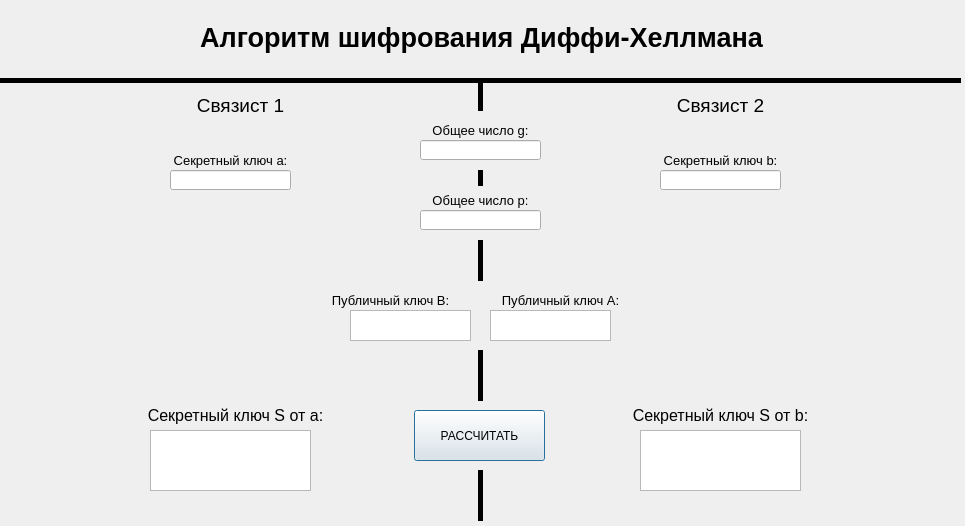
<?xml version="1.0" encoding="UTF-8"?>
<ui version="4.0">
 <class>Dialog</class>
 <widget class="QDialog" name="Dialog">
  <property name="geometry">
   <rect>
    <x>0</x>
    <y>0</y>
    <width>965</width>
    <height>526</height>
   </rect>
  </property>
  <property name="windowTitle">
   <string>Алгоритм Диффи-Хеллмана</string>
  </property>
  <widget class="Line" name="line">
   <property name="geometry">
    <rect>
     <x>470</x>
     <y>80</y>
     <width>20</width>
     <height>31</height>
    </rect>
   </property>
   <property name="font">
    <font>
     <pointsize>8</pointsize>
     <weight>50</weight>
     <bold>false</bold>
    </font>
   </property>
   <property name="frameShadow">
    <enum>QFrame::Plain</enum>
   </property>
   <property name="lineWidth">
    <number>5</number>
   </property>
   <property name="orientation">
    <enum>Qt::Vertical</enum>
   </property>
  </widget>
  <widget class="Line" name="line_2">
   <property name="geometry">
    <rect>
     <x>0</x>
     <y>70</y>
     <width>961</width>
     <height>20</height>
    </rect>
   </property>
   <property name="frameShadow">
    <enum>QFrame::Plain</enum>
   </property>
   <property name="lineWidth">
    <number>5</number>
   </property>
   <property name="orientation">
    <enum>Qt::Horizontal</enum>
   </property>
  </widget>
  <widget class="QLabel" name="label">
   <property name="geometry">
    <rect>
     <x>6</x>
     <y>12</y>
     <width>951</width>
     <height>51</height>
    </rect>
   </property>
   <property name="font">
    <font>
     <pointsize>20</pointsize>
     <weight>75</weight>
     <bold>true</bold>
    </font>
   </property>
   <property name="text">
    <string>Алгоритм шифрования Диффи-Хеллмана</string>
   </property>
   <property name="alignment">
    <set>Qt::AlignCenter</set>
   </property>
  </widget>
  <widget class="QLabel" name="label_2">
   <property name="geometry">
    <rect>
     <x>10</x>
     <y>90</y>
     <width>461</width>
     <height>31</height>
    </rect>
   </property>
   <property name="font">
    <font>
     <pointsize>14</pointsize>
     <weight>50</weight>
     <italic>false</italic>
     <bold>false</bold>
     <underline>false</underline>
     <strikeout>false</strikeout>
    </font>
   </property>
   <property name="text">
    <string>Связист 1</string>
   </property>
   <property name="alignment">
    <set>Qt::AlignCenter</set>
   </property>
  </widget>
  <widget class="QLabel" name="label_3">
   <property name="geometry">
    <rect>
     <x>490</x>
     <y>90</y>
     <width>461</width>
     <height>31</height>
    </rect>
   </property>
   <property name="font">
    <font>
     <pointsize>14</pointsize>
     <weight>50</weight>
     <italic>false</italic>
     <bold>false</bold>
     <underline>false</underline>
     <strikeout>false</strikeout>
    </font>
   </property>
   <property name="text">
    <string>Связист 2</string>
   </property>
   <property name="alignment">
    <set>Qt::AlignCenter</set>
   </property>
  </widget>
  <widget class="QLabel" name="label_4">
   <property name="geometry">
    <rect>
     <x>410</x>
     <y>120</y>
     <width>141</width>
     <height>20</height>
    </rect>
   </property>
   <property name="font">
    <font>
     <pointsize>10</pointsize>
     <weight>50</weight>
     <bold>false</bold>
    </font>
   </property>
   <property name="text">
    <string>Общее число g:</string>
   </property>
   <property name="alignment">
    <set>Qt::AlignCenter</set>
   </property>
  </widget>
  <widget class="QLineEdit" name="g_number_lineEdit">
   <property name="geometry">
    <rect>
     <x>420</x>
     <y>140</y>
     <width>121</width>
     <height>20</height>
    </rect>
   </property>
  </widget>
  <widget class="Line" name="line_3">
   <property name="geometry">
    <rect>
     <x>470</x>
     <y>170</y>
     <width>20</width>
     <height>16</height>
    </rect>
   </property>
   <property name="font">
    <font>
     <pointsize>8</pointsize>
     <weight>50</weight>
     <bold>false</bold>
    </font>
   </property>
   <property name="frameShadow">
    <enum>QFrame::Plain</enum>
   </property>
   <property name="lineWidth">
    <number>5</number>
   </property>
   <property name="orientation">
    <enum>Qt::Vertical</enum>
   </property>
  </widget>
  <widget class="QLineEdit" name="p_number_lineEdit">
   <property name="geometry">
    <rect>
     <x>420</x>
     <y>210</y>
     <width>121</width>
     <height>20</height>
    </rect>
   </property>
  </widget>
  <widget class="QLabel" name="label_5">
   <property name="geometry">
    <rect>
     <x>410</x>
     <y>190</y>
     <width>141</width>
     <height>20</height>
    </rect>
   </property>
   <property name="font">
    <font>
     <pointsize>10</pointsize>
     <weight>50</weight>
     <bold>false</bold>
    </font>
   </property>
   <property name="text">
    <string>Общее число p:</string>
   </property>
   <property name="alignment">
    <set>Qt::AlignCenter</set>
   </property>
  </widget>
  <widget class="QLabel" name="label_6">
   <property name="geometry">
    <rect>
     <x>150</x>
     <y>150</y>
     <width>161</width>
     <height>20</height>
    </rect>
   </property>
   <property name="font">
    <font>
     <pointsize>10</pointsize>
     <weight>50</weight>
     <bold>false</bold>
    </font>
   </property>
   <property name="text">
    <string>Секретный ключ a:</string>
   </property>
   <property name="alignment">
    <set>Qt::AlignCenter</set>
   </property>
  </widget>
  <widget class="QLineEdit" name="a_number_lineEdit">
   <property name="geometry">
    <rect>
     <x>170</x>
     <y>170</y>
     <width>121</width>
     <height>20</height>
    </rect>
   </property>
  </widget>
  <widget class="Line" name="line_4">
   <property name="geometry">
    <rect>
     <x>470</x>
     <y>240</y>
     <width>20</width>
     <height>41</height>
    </rect>
   </property>
   <property name="font">
    <font>
     <pointsize>8</pointsize>
     <weight>50</weight>
     <bold>false</bold>
    </font>
   </property>
   <property name="frameShadow">
    <enum>QFrame::Plain</enum>
   </property>
   <property name="lineWidth">
    <number>5</number>
   </property>
   <property name="orientation">
    <enum>Qt::Vertical</enum>
   </property>
  </widget>
  <widget class="QLineEdit" name="b_number_lineEdit">
   <property name="geometry">
    <rect>
     <x>660</x>
     <y>170</y>
     <width>121</width>
     <height>20</height>
    </rect>
   </property>
  </widget>
  <widget class="QLabel" name="label_7">
   <property name="geometry">
    <rect>
     <x>640</x>
     <y>150</y>
     <width>161</width>
     <height>20</height>
    </rect>
   </property>
   <property name="font">
    <font>
     <pointsize>10</pointsize>
     <weight>50</weight>
     <bold>false</bold>
    </font>
   </property>
   <property name="text">
    <string>Секретный ключ b:</string>
   </property>
   <property name="alignment">
    <set>Qt::AlignCenter</set>
   </property>
  </widget>
  <widget class="QLabel" name="label_8">
   <property name="geometry">
    <rect>
     <x>300</x>
     <y>290</y>
     <width>181</width>
     <height>20</height>
    </rect>
   </property>
   <property name="font">
    <font>
     <pointsize>10</pointsize>
     <weight>50</weight>
     <bold>false</bold>
    </font>
   </property>
   <property name="text">
    <string>Публичный ключ B:</string>
   </property>
   <property name="alignment">
    <set>Qt::AlignCenter</set>
   </property>
  </widget>
  <widget class="QLabel" name="label_9">
   <property name="geometry">
    <rect>
     <x>480</x>
     <y>290</y>
     <width>161</width>
     <height>20</height>
    </rect>
   </property>
   <property name="font">
    <font>
     <pointsize>10</pointsize>
     <weight>50</weight>
     <bold>false</bold>
    </font>
   </property>
   <property name="text">
    <string>Публичный ключ А:</string>
   </property>
   <property name="alignment">
    <set>Qt::AlignCenter</set>
   </property>
  </widget>
  <widget class="QTextBrowser" name="b_pub_key_textBrowser">
   <property name="geometry">
    <rect>
     <x>350</x>
     <y>310</y>
     <width>121</width>
     <height>31</height>
    </rect>
   </property>
   <property name="font">
    <font>
     <pointsize>10</pointsize>
    </font>
   </property>
  </widget>
  <widget class="QTextBrowser" name="a_pub_key_textBrowser">
   <property name="geometry">
    <rect>
     <x>490</x>
     <y>310</y>
     <width>121</width>
     <height>31</height>
    </rect>
   </property>
   <property name="font">
    <font>
     <pointsize>10</pointsize>
    </font>
   </property>
   <property name="layoutDirection">
    <enum>Qt::LeftToRight</enum>
   </property>
  </widget>
  <widget class="QLabel" name="label_10">
   <property name="geometry">
    <rect>
     <x>110</x>
     <y>400</y>
     <width>251</width>
     <height>31</height>
    </rect>
   </property>
   <property name="font">
    <font>
     <pointsize>12</pointsize>
    </font>
   </property>
   <property name="text">
    <string>Секретный ключ S от a:</string>
   </property>
   <property name="alignment">
    <set>Qt::AlignCenter</set>
   </property>
  </widget>
  <widget class="QLabel" name="label_11">
   <property name="geometry">
    <rect>
     <x>590</x>
     <y>400</y>
     <width>261</width>
     <height>31</height>
    </rect>
   </property>
   <property name="font">
    <font>
     <pointsize>12</pointsize>
    </font>
   </property>
   <property name="text">
    <string>Секретный ключ S от b:</string>
   </property>
   <property name="alignment">
    <set>Qt::AlignCenter</set>
   </property>
  </widget>
  <widget class="Line" name="line_5">
   <property name="geometry">
    <rect>
     <x>470</x>
     <y>350</y>
     <width>20</width>
     <height>51</height>
    </rect>
   </property>
   <property name="font">
    <font>
     <pointsize>8</pointsize>
     <weight>50</weight>
     <bold>false</bold>
    </font>
   </property>
   <property name="frameShadow">
    <enum>QFrame::Plain</enum>
   </property>
   <property name="lineWidth">
    <number>5</number>
   </property>
   <property name="orientation">
    <enum>Qt::Vertical</enum>
   </property>
  </widget>
  <widget class="QTextBrowser" name="s_number1_textBrowser">
   <property name="geometry">
    <rect>
     <x>150</x>
     <y>430</y>
     <width>161</width>
     <height>61</height>
    </rect>
   </property>
   <property name="font">
    <font>
     <pointsize>16</pointsize>
     <weight>75</weight>
     <bold>true</bold>
    </font>
   </property>
  </widget>
  <widget class="QTextBrowser" name="s_number2_textBrowser">
   <property name="geometry">
    <rect>
     <x>640</x>
     <y>430</y>
     <width>161</width>
     <height>61</height>
    </rect>
   </property>
   <property name="font">
    <font>
     <pointsize>16</pointsize>
     <weight>75</weight>
     <bold>true</bold>
    </font>
   </property>
  </widget>
  <widget class="QPushButton" name="generate_pushButton">
   <property name="geometry">
    <rect>
     <x>414</x>
     <y>410</y>
     <width>131</width>
     <height>51</height>
    </rect>
   </property>
   <property name="text">
    <string>РАССЧИТАТЬ</string>
   </property>
  </widget>
  <widget class="Line" name="line_6">
   <property name="geometry">
    <rect>
     <x>470</x>
     <y>470</y>
     <width>20</width>
     <height>51</height>
    </rect>
   </property>
   <property name="font">
    <font>
     <pointsize>8</pointsize>
     <weight>50</weight>
     <bold>false</bold>
    </font>
   </property>
   <property name="frameShadow">
    <enum>QFrame::Plain</enum>
   </property>
   <property name="lineWidth">
    <number>5</number>
   </property>
   <property name="orientation">
    <enum>Qt::Vertical</enum>
   </property>
  </widget>
  <widget class="QLabel" name="error_label">
   <property name="geometry">
    <rect>
     <x>266</x>
     <y>60</y>
     <width>431</width>
     <height>20</height>
    </rect>
   </property>
   <property name="text">
    <string/>
   </property>
   <property name="alignment">
    <set>Qt::AlignCenter</set>
   </property>
  </widget>
 </widget>
 <resources/>
 <connections/>
</ui>
